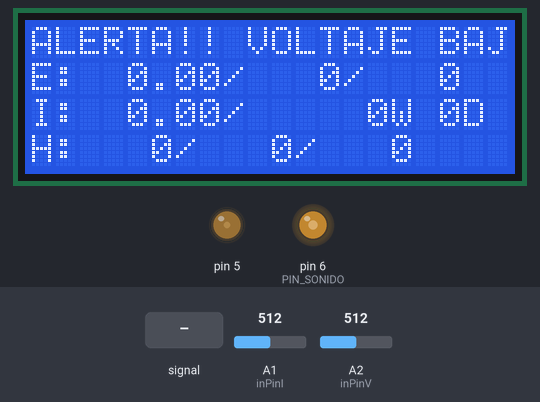
Bench run of a sketch on a simulated Arduino Nano, built with avr-gcc and run on an emulated ATmega328P. Shown: 20×4 character LCD, output pins drawn as LEDs (lit = HIGH). Inputs (shaded band) come from the test bench; at power-on: A2 (inPinV) = 512, A1 (inPinI) = 512. No radio packets arrive unless stated; what the sketch prints to the serial monitor is not drawn.

Above: at 2.3 s.
2.4 s: A2 (inPinV) fed a 200 Hz sine of ±460 counts around its level
At 4.4 s:
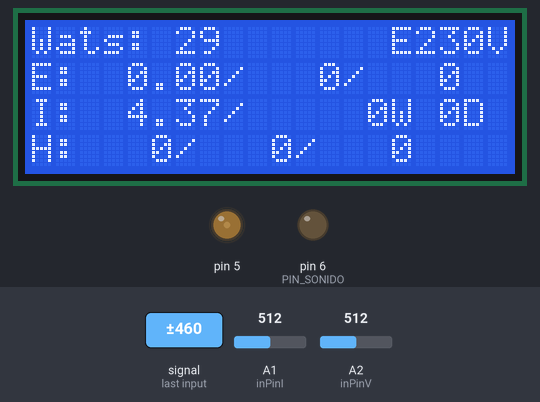
4.6 s: A2 (inPinV) set to 490
At 7.4 s:
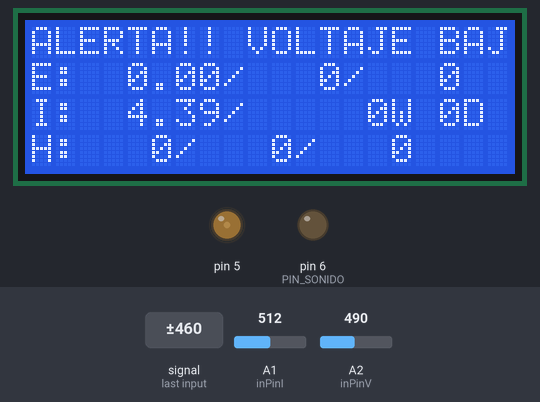
7.6 s: A2 (inPinV) fed a 200 Hz sine of ±460 counts around its level
At 9.9 s:
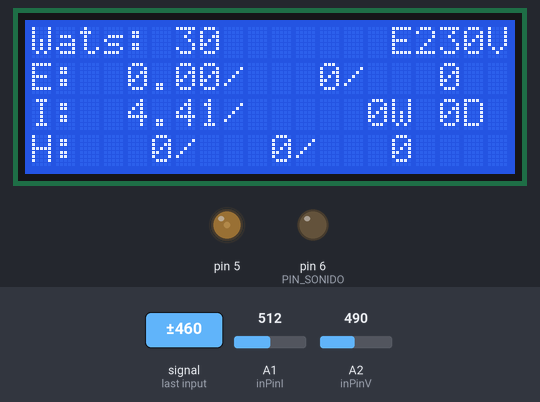
10.1 s: A1 (inPinI) set to 384
At 11.1 s:
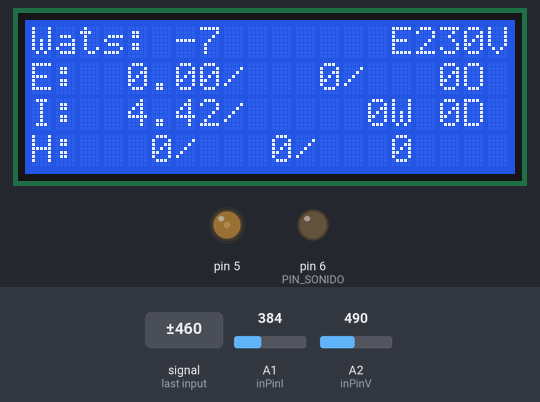
12.7 s: A1 (inPinI) set to 364
At 13.8 s:
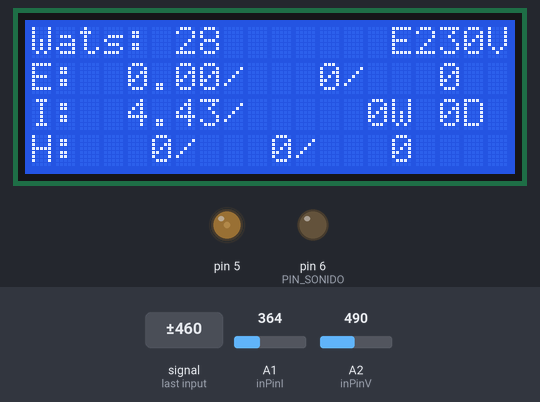
15.5 s: A2 (inPinV) fed a 2 Hz sine of ±306 counts around its level
At 16.24 s:
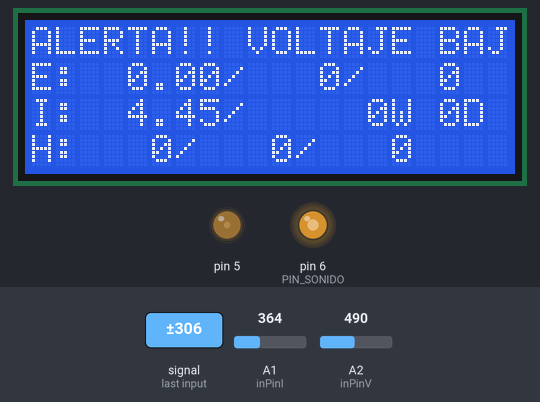
Timing chart, 0 to 19.4 s (numbered marks = the images above; inputs shaded):
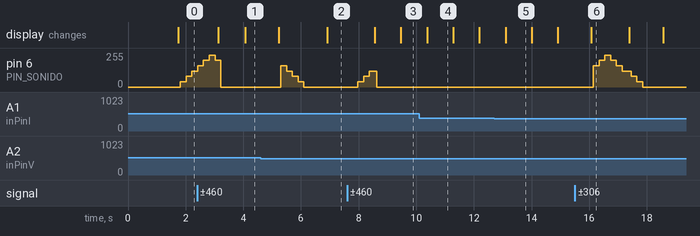

The sketch:

monitorEnergiaLCD.ino
```cpp
/*
  monitorEnergiaLCD.cpp - Library for www.calentadorsolarpasoapaso.blogspot.com
  Created by José Miguel Jiménez Villanueva, March 2014
  GNU GPL
*/

#include "EmonLib.h"
#include "estadisticas.h"
#include <LiquidCrystal.h>
#include <LCDKeypad.h>
#include <Wire.h>
#include <VirtualWire.h>
#include <LiquidCrystal_I2C.h>

/* Antigua pantalla LCD no I2C
LiquidCrystal lcd(8, 13, 9, 4, 5, 6, 7);
*/
//Addr: 0x3F, 20 chars & 4 lines
//Arduino NANO pines A4 y A5 I2C
LiquidCrystal_I2C lcd(0x27,20,4);

EnergyMonitor emon1; // Instancia de objeto que lee los valores

//Objeto para guardar estadísticas
Estadisticas stats;

const uint8_t PIN_RADIO_FRECUENCIA=11;

//Posición A6 del rango
const uint8_t PIN_SONIDO=6;

const uint8_t PIN_VOLTAJE=2;
const uint8_t PIN_INTENSIDAD=1;

long tInyectando=0;
boolean inyectando=false;
boolean errorVoltaje=false;
long milisTimeoutLCD=0;

void setup()
{
  Serial.begin(9600);

//Inicializamos la pantalla LCD.
  inicializarLCD();

//  digitalWrite(13, true); // Flash a light to show transmitting

  lcd.setCursor(0,3);
//  lcd.print("calentadorsolarpasoa");

//  emon1.voltage(2, 135, 0.1);  // Voltage: input pin, calibration, phase_shift
// ORIGINAL  emon1.voltage(2, 144, 1.7);  // Voltage: input pin, calibration, phase_shift
  emon1.voltage(2, 145, 1.7);  // Voltage: input pin, calibration, phase_shift
          //135->215
          //145->231
//  emon1.voltage(PIN_VOLTAJE, 145, 0.30);  // Voltage: input pin, calibration, phase_shift 0.30 BUENO
//ORIGINAL    emon1.current(1, 145);       // valor original, ajustar con sonda sin conectar a nada.. 135 cuenta -40w aprox 140 -15 aprox 145 voltaje
//114 da un buen valor de lectura.
//115 da -64
//116 da -45
//118 -6
//117.5 da -50
//117.9 -53
//118.1 -28
//118.5 -7  y 1300
//120 -7 y 1300 De mas
    emon1.current(1, 118.2);       // valor original, ajustar con sonda sin conectar a nada.. 135 cuenta -40w aprox 140 -15 aprox 145 voltaje
//    emon1.current(PIN_INTENSIDAD, 200);       // Current: input pin, calibration. 149 APROX
  emon1.setPinPWMSonido(PIN_SONIDO);

  //Inicializamos las estadísticas a cero
  stats.reset();

    // Initialise the IO and ISR
  vw_set_tx_pin(PIN_RADIO_FRECUENCIA);
  vw_set_ptt_inverted(true); // Required for DR3100
  vw_setup(2000);	 // Bits per sec}
}
void loop()
{
  long msCalculo=millis();
  //Sonará la alarma si hay inyección o error en voltaje
  emon1.calcVI(100,500,inyectando||errorVoltaje);         // Calculate all. No.of half wavelengths (crossings), time-out

  float realPower       = emon1.realPower;        //extract Real Power into variable
  float apparentPower   = emon1.apparentPower;    //extract Apparent Power into variable
  float powerFActor     = emon1.powerFactor;      //extract Power Factor into Variable
  float supplyVoltage   = emon1.Vrms;             //extract Vrms into Variable
  float Irms            = emon1.Irms;             //extract Irms into Variable

//  realPower=-2;
  //Margen de watios para que no suene por la noche
  realPower+=30;
  Serial.println(supplyVoltage);
  Serial.println(realPower);

  //Si no nos llega voltaje, o es muy grande, alerta, el sistema no funciona
  errorVoltaje=hayErrorVoltaje(supplyVoltage);

  mostrarInformacionLCD(realPower,supplyVoltage);

  long msLectura=(millis()-msCalculo);
  //TEST FUERZO REAL POWER
  if(realPower<0){

    encenderLCD();

    if(tInyectando>0){
      if((millis()-tInyectando)>30000){
        inyectando=true;
      }
    }
    else tInyectando=millis();

    //Añadimos a las estadisticas el tiempo que ha estado inyectando
    stats.sumaWatsHoraExportacion(msLectura,-realPower);
   }
   else{
     //Apagamos LCD
     //apagarLCD();

    //Añadimos a las estadisticas el tiempo que ha estado inyectando
    stats.sumaWatsHoraImportacion(msLectura,realPower);

     inyectando=false;
     tInyectando=0;
   }

   enviarMensajeRadioFrecuencia(realPower);
}

void mostrarInformacionLCD(int watios,int voltios){
  String textoWatios="Wats: ";
  String textoVoltios="V";
  String textoInyectando="!ALERTA! INYECTANDO";
  String textoErrorVoltaje="ALERTA!! VOLTAJE BAJO";
  String textoLimpio=    "                    ";
  // Limpiamos LCD
  //Esto tarda 2 segundos, lo elimino
//  lcd.clear();

  //Escribimos los watios en la primera fila
  if(watios>4000 || watios < -4000){
    textoWatios= textoWatios + "ERROR"+ watios + "        ";
  }
  else{
      textoWatios= textoWatios + watios + "       " ;
  }
  lcd.setCursor(0,0);
  lcd.print(textoWatios);

  //Escribimos los voltios en la segunda fila

  if(hayErrorVoltaje(voltios)){
    lcd.setCursor(0,0);
    textoVoltios = "ERROR LECTURA VOLTAJE: " + voltios ;
    lcd.print(textoErrorVoltaje);
  }
  else{
    lcd.setCursor(16,0);
    textoVoltios = voltios + textoVoltios;
    lcd.print(textoVoltios);
  }


  lcd.setCursor(0,1);
  if(watios<0) {
    lcd.print(textoInyectando);
  }
  else {
    lcd.print(textoLimpio);
  }
  //Print exported Wats
  lcd.setCursor(0,1);
  lcd.print(stats.getWatHoraExportados());

  //Print imported Wats
  lcd.setCursor(0,2);
  lcd.print(stats.getWatHoraImportados());

  //print imported watts yesterday
  lcd.setCursor(0,3);
  lcd.print(stats.getWatHoraImportadosAyer());


}

void encenderLCD(){
    lcd.backlight();
    milisTimeoutLCD=millis();
}

void apagarLCD(){
  //un minuto de momento
  const int minutos=1;

  if((millis()-milisTimeoutLCD)>(minutos*60*1000)){
    lcd.noBacklight();
  }
}

void inicializarLCD(){
  lcd.begin(20, 4);
  lcd.init();
  lcd.backlight();
  lcd.clear();

  //Timeout para el LCD
  milisTimeoutLCD=millis();
}

void enviarMensajeRadioFrecuencia(int realPower){
    digitalWrite(13, true); // Flash a light to show transmitting

    String textomsg=String((int)realPower);
    textomsg+= " |";
    //textomsg+=millis(); //No envio milis porque satura el buffer. Buffer máximo de 30
    const char *msg=textomsg.c_str();
    Serial.println(textomsg);
    //Enviar consumo por radiofrecuencia
      vw_send((uint8_t *)msg, strlen(msg));
      vw_wait_tx(); // Wait until the whole message is gone
    digitalWrite(13, false);
}

boolean hayErrorVoltaje(int supplyVoltage){

  boolean error;
  if(supplyVoltage<200 || supplyVoltage>250) {
      error=true;
  }
  else error=false;

  return error;
}
```

EmonLib.cpp
```cpp
/*
  Emon.cpp - Library for openenergymonitor
  Created by Trystan Lea, April 27 2010
  GNU GPL
*/

//#include "WProgram.h" un-comment for use on older versions of Arduino IDE
#include "EmonLib.h"
#include "SonidoPC.h"

#if defined(ARDUINO) && ARDUINO >= 100

#include "Arduino.h"

#else

#include "WProgram.h"

#endif


SonidoPC sonido;


//--------------------------------------------------------------------------------------
// Sets the pins to be used for voltage and current sensors
//--------------------------------------------------------------------------------------
void EnergyMonitor::voltage(int _inPinV, double _VCAL, double _PHASECAL)
{
   inPinV = _inPinV;
   VCAL = _VCAL;
   PHASECAL = _PHASECAL;
}

void EnergyMonitor::current(int _inPinI, double _ICAL)
{
   inPinI = _inPinI;
   ICAL = _ICAL;
}

//--------------------------------------------------------------------------------------
// Sets the pins to be used for voltage and current sensors based on emontx pin map
//--------------------------------------------------------------------------------------
void EnergyMonitor::voltageTX(double _VCAL, double _PHASECAL)
{
   inPinV = 2;
   VCAL = _VCAL;
   PHASECAL = _PHASECAL;
}

void EnergyMonitor::currentTX(int _channel, double _ICAL)
{
   if (_channel == 1) inPinI = 3;
   if (_channel == 2) inPinI = 0;
   if (_channel == 3) inPinI = 1;
   ICAL = _ICAL;
}

  void EnergyMonitor::setPinPWMSonido(int PIN_SONIDO){
      sonido.setPinPWMSonido(PIN_SONIDO);
  }

//--------------------------------------------------------------------------------------
// emon_calc procedure
// Calculates realPower,apparentPower,powerFactor,Vrms,Irms,kwh increment
// From a sample window of the mains AC voltage and current.
// The Sample window length is defined by the number of half wavelengths or crossings we choose to measure.
//--------------------------------------------------------------------------------------
void EnergyMonitor::calcVI(int crossings, int timeout,boolean sonando)
{
   #if defined emonTxV3
	int SUPPLYVOLTAGE=3300;
   #else
	int SUPPLYVOLTAGE = readVcc();
   #endif
 //Serial.println(SUPPLYVOLTAGE);

  int crossCount = 0;                             //Used to measure number of times threshold is crossed.
  int numberOfSamples = 0;                        //This is now incremented

  //-------------------------------------------------------------------------------------------------------------------------
  // 1) Waits for the waveform to be close to 'zero' (500 adc) part in sin curve.
  //-------------------------------------------------------------------------------------------------------------------------
  boolean st=false;                                  //an indicator to exit the while loop

  unsigned long start = millis();    //millis()-start makes sure it doesnt get stuck in the loop if there is an error.

  unsigned long maxV=0;
  unsigned long minV=1024;

  while(st==false)                                   //the while loop...
  {
     startV = analogRead(inPinV);     //using the voltage waveform
     if(maxV<startV) maxV=startV;
     if(minV>startV) minV=startV;

     //if ((startV < 550) && (startV > 440)) st=true;  //check its within range
     if ((millis()-start)>timeout) st = true;

     if(sonando){
      sonido.sonar();
    }
    else sonido.silencio();
  }
  /*
  Serial.print(maxV);
  Serial.print(" ");
  Serial.print(minV);
  Serial.print(" ");
  Serial.println(startV);
  */
  //Buscamos el punto medio
  unsigned long medio=(maxV-minV)/2;

  st=false;
  start = millis();
  while(st==false)                                   //the while loop...
  {
     startV = analogRead(inPinV);     //using the voltage waveform
        //Serial.print("ValorV ");
         //Serial.println(startV);
         if ((startV > (medio - 50)) && (startV < (medio + 50))){
           //Serial.println("Encontrado");
           st=true;  //check its within range
     }
     if ((millis()-start)>500) st = true;

     if(sonando){
      sonido.sonar();
    }
    else sonido.silencio();
  }

  //-------------------------------------------------------------------------------------------------------------------------
  // 2) Main measurment loop
  //-------------------------------------------------------------------------------------------------------------------------
  start = millis();

  while ((crossCount < crossings) && ((millis()-start)<timeout))
  {
    numberOfSamples++;                            //Count number of times looped.

    lastSampleV=sampleV;                          //Used for digital high pass filter
    lastSampleI=sampleI;                          //Used for digital high pass filter

    lastFilteredV = filteredV;                    //Used for offset removal
    lastFilteredI = filteredI;                    //Used for offset removal

    //-----------------------------------------------------------------------------
    // A) Read in raw voltage and current samples
    //-----------------------------------------------------------------------------
    sampleV = analogRead(inPinV);                 //Read in raw voltage signal
    sampleI = analogRead(inPinI);                 //Read in raw current signal

    //-----------------------------------------------------------------------------
    // B) Apply digital high pass filters to remove 2.5V DC offset (centered on 0V).
    //-----------------------------------------------------------------------------
    filteredV = 0.996*(lastFilteredV+(sampleV-lastSampleV));
    filteredI = 0.996*(lastFilteredI+(sampleI-lastSampleI));

    //-----------------------------------------------------------------------------
    // C) Root-mean-square method voltage
    //-----------------------------------------------------------------------------
    sqV= filteredV * filteredV;                 //1) square voltage values
    sumV += sqV;                                //2) sum

    //-----------------------------------------------------------------------------
    // D) Root-mean-square method current
    //-----------------------------------------------------------------------------
    sqI = filteredI * filteredI;                //1) square current values
    sumI += sqI;                                //2) sum

    //-----------------------------------------------------------------------------
    // E) Phase calibration
    //-----------------------------------------------------------------------------
    phaseShiftedV = lastFilteredV + PHASECAL * (filteredV - lastFilteredV);

    //-----------------------------------------------------------------------------
    // F) Instantaneous power calc
    //-----------------------------------------------------------------------------
    instP = phaseShiftedV * filteredI;          //Instantaneous Power
    sumP +=instP;                               //Sum

    //-----------------------------------------------------------------------------
    // G) Find the number of times the voltage has crossed the initial voltage
    //    - every 2 crosses we will have sampled 1 wavelength
    //    - so this method allows us to sample an integer number of half wavelengths which increases accuracy
    //-----------------------------------------------------------------------------
    lastVCross = checkVCross;
    if (sampleV > startV) checkVCross = true;
                     else checkVCross = false;
    if (numberOfSamples==1) lastVCross = checkVCross;

    if (lastVCross != checkVCross) crossCount++;

    if(sonando){
      sonido.sonar();
    }
    else sonido.silencio();
  }
//  Serial.print(crossCount);
//  Serial.print(" ");
//  Serial.println(numberOfSamples);

  //-------------------------------------------------------------------------------------------------------------------------
  // 3) Post loop calculations
  //-------------------------------------------------------------------------------------------------------------------------
  //Calculation of the root of the mean of the voltage and current squared (rms)
  //Calibration coeficients applied.

double V_RATIO = VCAL *((SUPPLYVOLTAGE/1000.0) / 1023.0);
  //double V_RATIO = 2;
  Vrms = V_RATIO * sqrt(sumV / numberOfSamples);

  double I_RATIO = ICAL *((SUPPLYVOLTAGE/1000.0) / 1023.0);
//  double I_RATIO=-0.08;
  Irms = I_RATIO * sqrt(sumI / numberOfSamples);

  //Calculation power values
  realPower = V_RATIO * I_RATIO * sumP / numberOfSamples;
  apparentPower = Vrms * Irms;
  powerFactor=realPower / apparentPower;


//Output to serial
/*Serial.print(realPower);
Serial.print(' ');
Serial.print(apparentPower);
Serial.print(' ');
Serial.print(powerFactor);

String t=" RMS: ";
Serial.print(t);
Serial.print(Vrms);
Serial.print(' ');
Serial.print(Irms);
Serial.print(' ');
Serial.print(V_RATIO);
Serial.print(' ');
Serial.println(I_RATIO);
*/
  //Reset accumulators
  sumV = 0;
  sumI = 0;
  sumP = 0;
//--------------------------------------------------------------------------------------
}

//--------------------------------------------------------------------------------------
double EnergyMonitor::calcIrms(int NUMBER_OF_SAMPLES)
{

   #if defined emonTxV3
	int SUPPLYVOLTAGE=3300;
   #else
	int SUPPLYVOLTAGE = readVcc();
   #endif


  for (int n = 0; n < NUMBER_OF_SAMPLES; n++)
  {
    lastSampleI = sampleI;
    sampleI = analogRead(inPinI);
    lastFilteredI = filteredI;
    filteredI = 0.996*(lastFilteredI+sampleI-lastSampleI);

    // Root-mean-square method current
    // 1) square current values
    sqI = filteredI * filteredI;
    // 2) sum
    sumI += sqI;
  }

  double I_RATIO = ICAL *((SUPPLYVOLTAGE/1000.0) / 1023.0);
  Irms = I_RATIO * sqrt(sumI / NUMBER_OF_SAMPLES);

  //Reset accumulators
  sumI = 0;
//--------------------------------------------------------------------------------------

  return Irms;
}

void EnergyMonitor::serialprint()
{/*
    Serial.print(realPower);
    Serial.print(' ');
    Serial.print(apparentPower);
    Serial.print(' ');
    Serial.print(Vrms);
    Serial.print(' ');
    Serial.print(Irms);
    Serial.print(' ');
    Serial.print(powerFactor);
    Serial.println(' ');
    delay(100);
    */
}

//thanks to http://hacking.majenko.co.uk/making-accurate-adc-readings-on-arduino
//and Jérôme who alerted us to http://provideyourown.com/2012/secret-arduino-voltmeter-measure-battery-voltage/

long EnergyMonitor::readVcc() {
  long result;

  //not used on emonTx V3 - as Vcc is always 3.3V - eliminates bandgap error and need for calibration http://harizanov.com/2013/09/thoughts-on-avr-adc-accuracy/

  #if defined(__AVR_ATmega168__) || defined(__AVR_ATmega328__) || defined (__AVR_ATmega328P__)
  ADMUX = _BV(REFS0) | _BV(MUX3) | _BV(MUX2) | _BV(MUX1);
  #elif defined(__AVR_ATmega32U4__) || defined(__AVR_ATmega1280__) || defined(__AVR_ATmega2560__)
  ADMUX = _BV(REFS0) | _BV(MUX4) | _BV(MUX3) | _BV(MUX2) | _BV(MUX1);
  ADCSRB &= ~_BV(MUX5);   // Without this the function always returns -1 on the ATmega2560 http://openenergymonitor.org/emon/node/2253#comment-11432
  #elif defined (__AVR_ATtiny24__) || defined(__AVR_ATtiny44__) || defined(__AVR_ATtiny84__)
  ADMUX = _BV(MUX5) | _BV(MUX0);
  #elif defined (__AVR_ATtiny25__) || defined(__AVR_ATtiny45__) || defined(__AVR_ATtiny85__)
  ADMUX = _BV(MUX3) | _BV(MUX2);

  #endif


  #if defined(__AVR__)
  delay(2);                                        // Wait for Vref to settle
  ADCSRA |= _BV(ADSC);                             // Convert
  while (bit_is_set(ADCSRA,ADSC));
  result = ADCL;
  result |= ADCH<<8;
  result = 1126400L / result;                     //1100mV*1024 ADC steps http://openenergymonitor.org/emon/node/1186
  return result;
 #elif defined(__arm__)
  return (3300);                                  //Arduino Due
 #else
  return (3300);                                  //Guess that other un-supported architectures will be running a 3.3V!
 #endif
}
```

SonidoPC.h
```cpp
/*
  SonidoPC.h - sonido
*/

#ifndef SonidoPC_h
#define SonidoPC_h

class SonidoPC
{
  public: SonidoPC();
 void sonar();
 void silencio();
 void cambiar();
 void setPinPWMSonido(int pinPWM);

 };
#endif
```

Source omitted: EmonLib.h (2055 bytes), SonidoPC.cpp (2525 bytes), estadisticas.cpp (4603 bytes), estadisticas.h (1099 bytes)

Measured:
- the behaviour switches between 377 and 376 on A1 (inPinI) (found by bisection; images 4 and 5)
- after the input at 2.4 s, the display: first changes after 0.73 s (image 1 shows a later state)
- after the input at 4.6 s, pin 6 (PIN_SONIDO): 0/255 → 160/255 after 0.70 s, → 120/255 0.20 s later, → 80/255 0.20 s later, → 40/255 0.20 s later, … (5 changes in this stretch); the display: first changes after 0.64 s (image 2 shows a later state)
- after the input at 7.6 s, the display: first changes after 0.96 s (image 3 shows a later state)
- after the input at 10.1 s, the display: changes after 0.28 s (image 4)
- after the input at 15.5 s, pin 6 (PIN_SONIDO): rises from 0/255 to 240/255 in 0.40 s, then falls to 0/255 in 1.3 s; the display: changes after 0.58 s (image 6)
- what the display in image 4 shows lasts 0.9 s, from 10.4 s to 11.3 s
